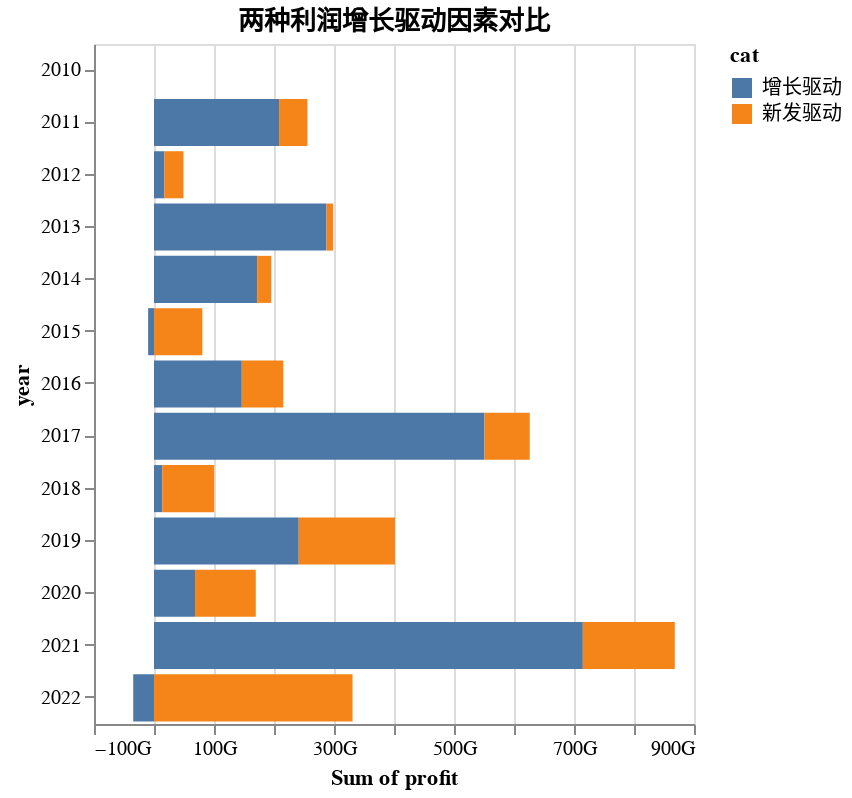

The notebook cell this image was saved under:
### Markdown cell above
- 可以看出，大部分时候，是已上市公司利润增长驱动的。只有少数例外。
- 其中，2015年和最近2022年，出出了已上市公司亏损，利润增长全部由当年新发公司驱动。
- 从大规律上看，上市公司的利润在爆发后，容易第二年就疲软。2017年和2021年就是个例子。
- 下图上两个驱动因素的详细对比。

### Code cell
inc_plotdf_sel = inc_plotdf[inc_plotdf['cat'] != 'base']
alt.Chart(inc_plotdf_sel).mark_bar().encode(
    alt.X('sum(profit)').axis(format='.2s'),
    alt.Y('year:O'),
    color='cat'
).properties(
    title = '两种利润增长驱动因素对比',
    width = 'container',
    height = len(df_total)*20+80
)

### Figure 1 — Vega-Lite specification as saved in the notebook (floating-point values rounded to 4 significant figures)
{"config": {"view": {"continuousWidth": 300, "continuousHeight": 300}}, "data": {"name": "data-f625cfee1187ab63620e107daf14ee70"}, "mark": {"type": "bar"}, "encoding": {"color": {"field": "cat", "type": "nominal"}, "x": {"aggregate": "sum", "axis": {"format": ".2s"}, "field": "profit", "type": "quantitative"}, "y": {"field": "year", "type": "ordinal"}}, "height": 340, "title": "两种利润增长驱动因素对比", "width": "container", "$schema": "https://vega.github.io/schema/vega-lite/v5.8.0.json", "datasets": {"data-f625cfee1187ab63620e107daf14ee70": [{"year": 2010, "cat": "增长驱动", "profit": 0.0}, {"year": 2011, "cat": "增长驱动", "profit": 208500000000.0}, {"year": 2012, "cat": "增长驱动", "profit": 17110000000.0}, {"year": 2013, "cat": "增长驱动", "profit": 287500000000.0}, {"year": 2014, "cat": "增长驱动", "profit": 171900000000.0}, {"year": 2015, "cat": "增长驱动", "profit": -9785000000.0}, {"year": 2016, "cat": "增长驱动", "profit": 146300000000.0}, {"year": 2017, "cat": "增长驱动", "profit": 550800000000.0}, {"year": 2018, "cat": "增长驱动", "profit": 13670000000.0}, {"year": 2019, "cat": "增长驱动", "profit": 241200000000.0}, {"year": 2020, "cat": "增长驱动", "profit": 68390000000.0}, {"year": 2021, "cat": "增长驱动", "profit": 714700000000.0}, {"year": 2022, "cat": "增长驱动", "profit": -34620000000.0}, {"year": 2010, "cat": "新发驱动", "profit": 0.0}, {"year": 2011, "cat": "新发驱动", "profit": 47250000000.0}, {"year": 2012, "cat": "新发驱动", "profit": 31990000000.0}, {"year": 2013, "cat": "新发驱动", "profit": 11070000000.0}, {"year": 2014, "cat": "新发驱动", "profit": 23510000000.0}, {"year": 2015, "cat": "新发驱动", "profit": 80580000000.0}, {"year": 2016, "cat": "新发驱动", "profit": 69230000000.0}, {"year": 2017, "cat": "新发驱动", "profit": 75430000000.0}, {"year": 2018, "cat": "新发驱动", "profit": 86460000000.0}, {"year": 2019, "cat": "新发驱动", "profit": 160500000000.0}, {"year": 2020, "cat": "新发驱动", "profit": 101200000000.0}, {"year": 2021, "cat": "新发驱动", "profit": 153300000000.0}, {"year": 2022, "cat": "新发驱动", "profit": 330900000000.0}]}}
